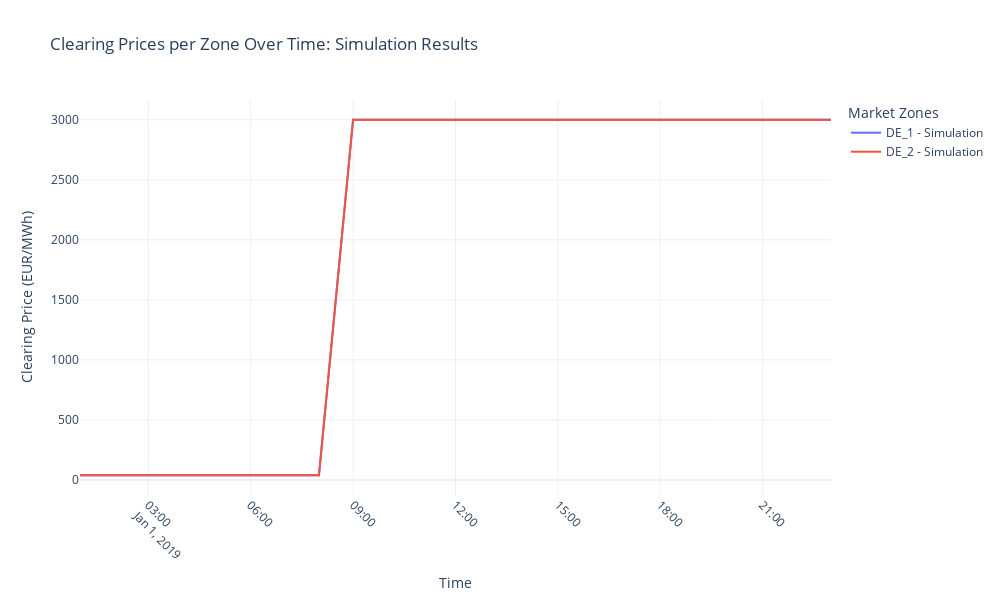

Source (notebook cell):
### Markdown cell above
**Compare the results**

We use the same code described in the market zone tutorial to generate the plotly curve displaying the market price.

### Code cell
# @ title make makret price plotly figure


# Define the path to the simulation output
output_dir = "outputs/tutorial_08_zonal_case"
market_meta_path = os.path.join(output_dir, "market_meta.csv")

# Load the market_meta.csv file
market_meta = pd.read_csv(market_meta_path, index_col="time", parse_dates=True)
# drop the first column
market_meta = market_meta.drop(columns=market_meta.columns[0])


# Extract unique zones
zones = market_meta["node"].unique()

# Initialize an empty DataFrame to store clearing prices per zone and time
clearing_prices_df = pd.DataFrame()

# Populate the DataFrame with clearing prices for each zone
for zone in zones:
    zone_data = market_meta[market_meta["node"] == zone][["price"]]
    zone_data = zone_data.rename(columns={"price": f"{zone}_price"})
    clearing_prices_df = (
        pd.merge(
            clearing_prices_df,
            zone_data,
            left_index=True,
            right_index=True,
            how="outer",
        )
        if not clearing_prices_df.empty
        else zone_data
    )

# Sort the DataFrame by time
clearing_prices_df = clearing_prices_df.sort_index()


# Initialize the Plotly figure
fig = go.Figure()

# Iterate over each zone to plot clearing prices
for zone in zones:
    fig.add_trace(
        go.Scatter(
            x=clearing_prices_df.index,
            y=clearing_prices_df[f"{zone}_price"],
            mode="lines",
            name=f"{zone} - Simulation",
            line=dict(width=2),
        )
    )

# Update layout for better aesthetics and interactivity
fig.update_layout(
    title="Clearing Prices per Zone Over Time: Simulation Results",
    xaxis_title="Time",
    yaxis_title="Clearing Price (EUR/MWh)",
    legend_title="Market Zones",
    xaxis=dict(
        tickangle=45,
        type="date",  # Ensure the x-axis is treated as dates
    ),
    hovermode="x unified",  # Unified hover for better comparison
    template="plotly_white",  # Clean white background
    width=1000,
    height=600,
)

# Display the interactive plot
fig.show()

### Figure 1 — Plotly figure (JSON) as saved in the notebook; plotly's stock layout.template omitted (floating-point values rounded to 4 significant figures)
{"data": [{"line": {"width": 2}, "mode": "lines", "name": "DE_1 - Simulation", "type": "scatter", "x": ["2019-01-01T01:00:00", "2019-01-01T02:00:00", "2019-01-01T03:00:00", "2019-01-01T04:00:00", "2019-01-01T05:00:00", "2019-01-01T06:00:00", "2019-01-01T07:00:00", "2019-01-01T08:00:00", "2019-01-01T09:00:00", "2019-01-01T10:00:00", "2019-01-01T11:00:00", "2019-01-01T12:00:00", "2019-01-01T13:00:00", "2019-01-01T14:00:00", "2019-01-01T15:00:00", "2019-01-01T16:00:00", "2019-01-01T17:00:00", "2019-01-01T18:00:00", "2019-01-01T19:00:00", "2019-01-01T20:00:00", "2019-01-01T21:00:00", "2019-01-01T22:00:00", "2019-01-01T23:00:00"], "y": [38.67, 38.67, 38.67, 38.67, 39.67, 39.67, 39.67, 39.67, 3000, 3000, 3000, 3000, 3000, 3000, 3000, 3000, 3000, 3000, 3000, 3000, 3000, 3000, 3000]}, {"line": {"width": 2}, "mode": "lines", "name": "DE_2 - Simulation", "type": "scatter", "x": ["2019-01-01T01:00:00", "2019-01-01T02:00:00", "2019-01-01T03:00:00", "2019-01-01T04:00:00", "2019-01-01T05:00:00", "2019-01-01T06:00:00", "2019-01-01T07:00:00", "2019-01-01T08:00:00", "2019-01-01T09:00:00", "2019-01-01T10:00:00", "2019-01-01T11:00:00", "2019-01-01T12:00:00", "2019-01-01T13:00:00", "2019-01-01T14:00:00", "2019-01-01T15:00:00", "2019-01-01T16:00:00", "2019-01-01T17:00:00", "2019-01-01T18:00:00", "2019-01-01T19:00:00", "2019-01-01T20:00:00", "2019-01-01T21:00:00", "2019-01-01T22:00:00", "2019-01-01T23:00:00"], "y": [38.67, 38.67, 38.67, 38.67, 39.67, 39.67, 39.67, 39.67, 3000, 3000, 3000, 3000, 3000, 3000, 3000, 3000, 3000, 3000, 3000, 3000, 3000, 3000, 3000]}], "layout": {"height": 600, "hovermode": "x unified", "legend": {"title": {"text": "Market Zones"}}, "title": {"text": "Clearing Prices per Zone Over Time: Simulation Results"}, "width": 1000, "xaxis": {"tickangle": 45, "title": {"text": "Time"}, "type": "date"}, "yaxis": {"title": {"text": "Clearing Price (EUR/MWh)"}}}}
